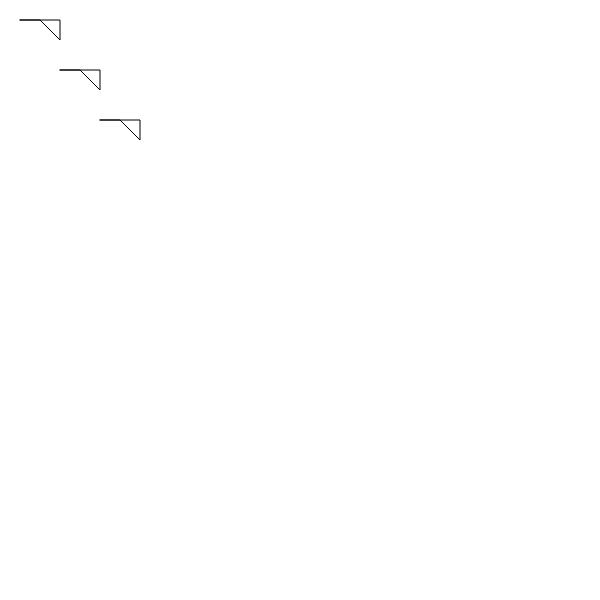
Frame 1 (no input)
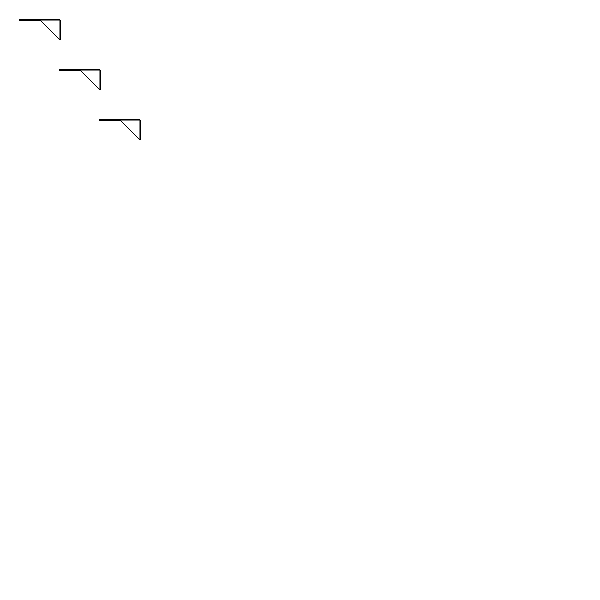
Frame 60 (no input)
Frame 120 (the mouse pressed at the canvas centre since frame 60): identical to frame 60, image omitted

The p5.js sketch that drew these frames (run headless with seeded random() and noise() and a simulated clock; from frame 60 on, the mouse is pressed at the canvas centre):

// p5.js sketch
// ── sketch.js
function setup(){
    createCanvas(600,600);
}

function setup (){
    createCanvas(600,600);
}

function draw(){
    beginShape();
    vertex(20, 20);
    vertex(40, 20);
    vertex(60,40);
    vertex(60, 20)
 endShape(CLOSE);
    translate(40,50);
    beginShape();
    vertex(20, 20);
    vertex(40, 20);
    vertex(60,40);
    vertex(60, 20)
 endShape(CLOSE);
    translate(40,50);
    beginShape();
    vertex(20, 20);
    vertex(40, 20);
    vertex(60,40);
    vertex(60, 20)
 endShape(CLOSE);
    translate(40,50);
}
